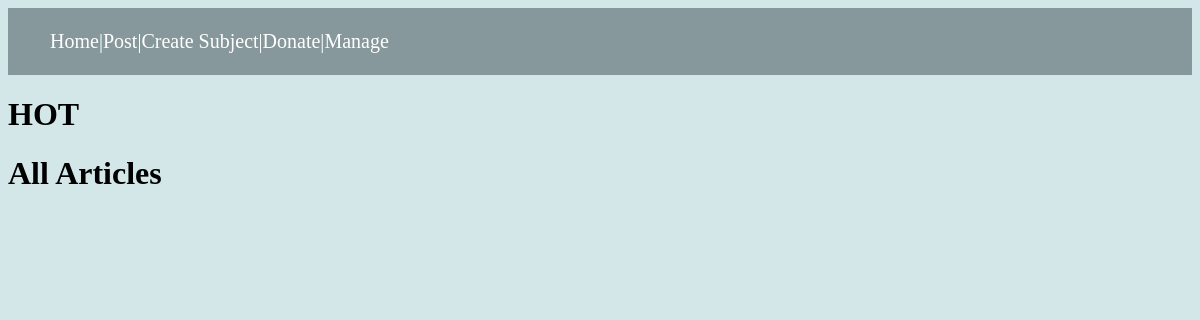
The app's page /subject/1, older data.
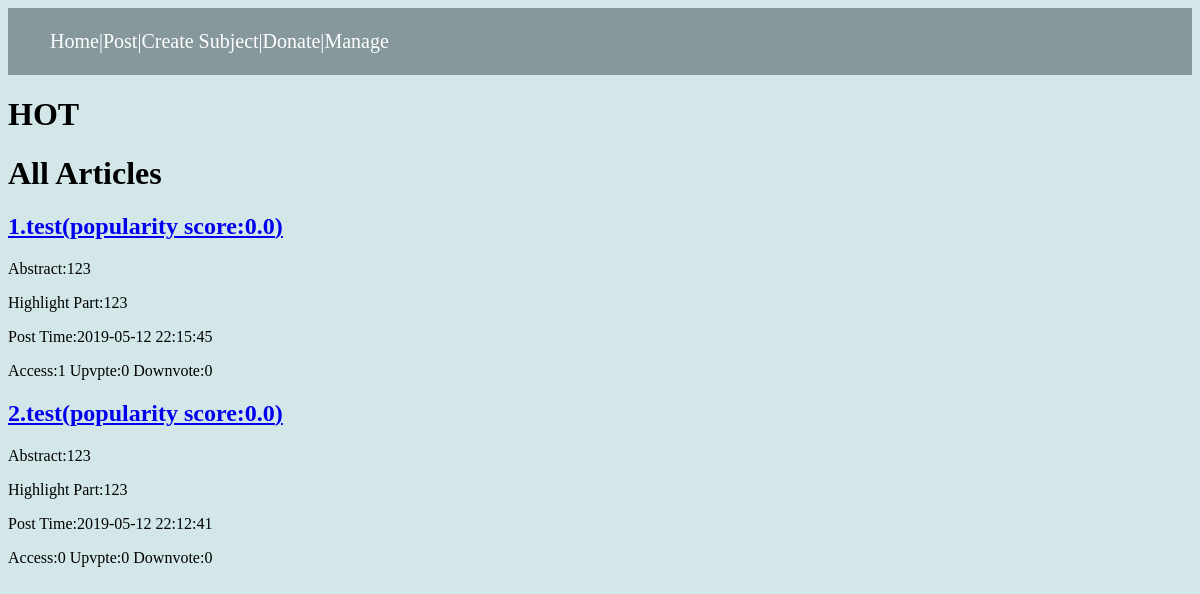
The same page, newer data.
### model.py (models this page shows, shortened)
class Article(db.Model):
    __tablename__ = 'article'
    id = db.Column(db.Integer,primary_key=True)
    title = db.Column(db.Text)
    user_id = db.Column(db.Text,db.ForeignKey('user.id'))
    subject_id = db.Column(db.Integer,db.ForeignKey('subject.id'))
    abstract = db.Column(db.Text)
    highlight_part = db.Column(db.Text)
    postTime = db.Column(db.Text)
    accessNum = db.Column(db.Integer,default=0)
    commentNum = db.Column(db.Integer,default=0)
    upvoteNum = db.Column(db.Integer,default=0)
    downvoteNum = db.Column(db.Integer,default=0)
    hided = db.Column(db.Integer,default=0)
    dl_link = db.Column(db.Text)
    comments = db.relationship('Comment')
    user = db.relationship('User', lazy='subquery')

### app.py (the view)
@app.route('/subject/<subject_id>')
def subject(subject_id):
    subject = subjectService.find_by_id(subject_id)
    articles = articleService.find_by_subject(subject.id)
    articles.reverse()
    particles = []
    for article in articles:
        if article.hided==1:
            articles.remove(article)
            continue
        article.score=articleService.calPopularity(article)
        if article.score>=0.3 :
            particles.append(article)
    particles.sort(key=lambda item: item.score, reverse=True)
    return render_template('subject.html',subject=subject,articles = articles,particles=particles)

### app.py (called while the page is built)
@app.before_request
def before_request():
    addr = request.remote_addr
    ip = ipService.find_ip_by_ip(addr)
    if ip is None:
        ip = IP(addr=addr, is_blocked=0)
        ipService.insert(ip)
    elif ip.is_blocked == 1:
        os.abort(403)

### services.py (called while the page is built)
    def find_by_id(self,id):
        subject = Subject.query.filter_by(id=id).first()
        return subject

    def calPopularity(self,article):
        return article.upvoteNum/max((article.upvoteNum+article.downvoteNum),1)*(article.accessNum*0.3+article.commentNum*0.7)

    def find_by_subject(self,subject_id):
        articles = Article.query.filter_by(subject_id=subject_id).all()
        return articles

    def find_ip_by_ip(self,addr):
        ip = IP.query.filter_by(addr=addr).first()
        return ip

### templates/subject.html (shortened to what this page needs)
{% extends "base.html" %}
{% block content %}
<div class="particles">
    <h1>HOT</h1>
</div>
<div class="articles">
    <h1>All Articles</h1>
        {% for article in articles %}
            <h2><a href="/article/{{ article.id }}"> {{ loop.index }}.{{ article.title }}(popularity score:{{ article.score }})</a></h2>
            <p>Abstract:{{ article.abstract }}</p>
            <p>Highlight Part:{{ article.highlight_part }}</p>
            <p>Post Time:{{ article.postTime }}</p>
            <p>Access:{{ article.accessNum }} Upvpte:{{ article.upvoteNum }} Downvote:{{ article.downvoteNum }}</p>
        {% endfor %}
 </div>
{% endblock %}

### templates/base.html (shortened to what this page needs)
<!DOCTYPE html>
<html lang="en">
<head>
</head>
<body>
<nav>
    <div id="navigator">
        <ul style="list-style: none">
            <li style="float: left"> <a href="/">Home</a>|</li>
            <li style="float: left"><a href="/post">Post</a>|</li>
            <li style="float: left"><a href="/create_subject_page">Create Subject</a>|</li>
            <li style="float: left"><a href="/donate">Donate</a>|</li>
            <li><a href="/manage">Manage</a></li>
        </ul>
    </div>
</nav>
<div id="content">{% block content %}{% endblock %}</div>
</body>
</html>

Row changes from the older to the newer data that the page shows:
added Article: title "test", score "0.0", abstract "123", highlight_part "123", postTime "2019-05-12 22:15:45", accessNum "1", upvoteNum "0", downvoteNum "0"
added Article: title "test", score "0.0", abstract "123", highlight_part "123", postTime "2019-05-12 22:12:41", accessNum "0", upvoteNum "0", downvoteNum "0"
